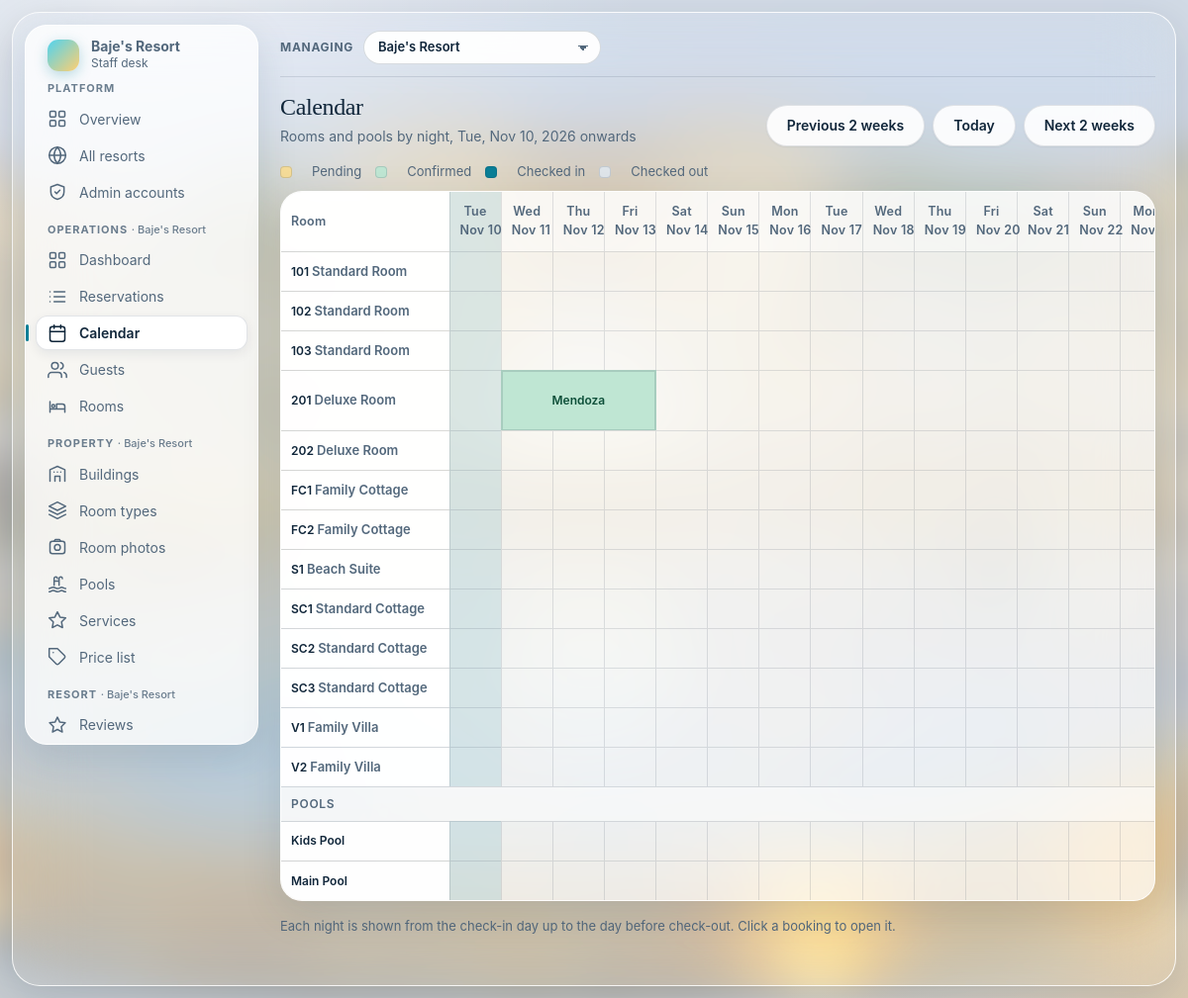
Page /admin/calendar.php (signed in) on the committed database.
### tables this page shows
CREATE TABLE resort (
  resort_id       INT AUTO_INCREMENT PRIMARY KEY,
  slug            VARCHAR(40)  NOT NULL,               
  name            VARCHAR(100) NOT NULL,
  tagline         VARCHAR(160) NULL,
  description     TEXT NULL,
  location        VARCHAR(120) NULL,
  theme           VARCHAR(20)  NOT NULL DEFAULT 'ocean',    
  hero_image      VARCHAR(120) NULL,                   
  contact_email   VARCHAR(120) NULL,
  contact_phone   VARCHAR(40)  NULL,
  checkin_time    VARCHAR(20)  NOT NULL DEFAULT '2:00 PM',
  checkout_time   VARCHAR(20)  NOT NULL DEFAULT '12:00 NN',
  free_cancel_days INT NOT NULL DEFAULT 2,
  exclusive_rate  DECIMAL(10,2) NULL,                  
  is_active       TINYINT(1) NOT NULL DEFAULT 1,
  sort_order      INT NOT NULL DEFAULT 0,
  created_at      TIMESTAMP NOT NULL DEFAULT CURRENT_TIMESTAMP,
  CONSTRAINT uk_resort_slug UNIQUE (slug),
  CONSTRAINT ck_resort_rate CHECK (exclusive_rate IS NULL OR exclusive_rate >= 0)
);

CREATE TABLE room (
  room_id      INT AUTO_INCREMENT PRIMARY KEY,
  resort_id    INT NOT NULL,
  building_id  INT NOT NULL,
  room_type_id INT NOT NULL,
  room_number  VARCHAR(10) NOT NULL,
  floor        INT NOT NULL DEFAULT 1,
  status       VARCHAR(20) NOT NULL DEFAULT 'Available',
  CONSTRAINT uk_room_number UNIQUE (resort_id, room_number),
  CONSTRAINT ck_room_status CHECK (status IN ('Available','Cleaning','Maintenance')),
  CONSTRAINT fk_room_resort   FOREIGN KEY (resort_id)    REFERENCES resort(resort_id) ON DELETE CASCADE,
  CONSTRAINT fk_room_building FOREIGN KEY (building_id)  REFERENCES building(building_id),
  CONSTRAINT fk_room_type     FOREIGN KEY (room_type_id) REFERENCES room_type(room_type_id)
);

CREATE TABLE room_type (
  room_type_id  INT AUTO_INCREMENT PRIMARY KEY,
  resort_id     INT NOT NULL,
  type_name     VARCHAR(60) NOT NULL,
  description   TEXT,
  details       TEXT NULL,
  max_occupancy INT NOT NULL,
  base_rate     DECIMAL(10,2) NOT NULL,
  CONSTRAINT uk_room_type_name UNIQUE (resort_id, type_name),
  CONSTRAINT ck_room_type_occ  CHECK (max_occupancy > 0),
  CONSTRAINT ck_room_type_rate CHECK (base_rate >= 0),
  CONSTRAINT fk_room_type_resort FOREIGN KEY (resort_id) REFERENCES resort(resort_id) ON DELETE CASCADE
);

CREATE TABLE reservation_room (
  reservation_id INT NOT NULL,
  room_id        INT NOT NULL,
  rate_applied   DECIMAL(10,2) NOT NULL,
  PRIMARY KEY (reservation_id, room_id),
  CONSTRAINT ck_rr_rate CHECK (rate_applied >= 0),
  CONSTRAINT fk_rr_res  FOREIGN KEY (reservation_id) REFERENCES reservation(reservation_id) ON DELETE CASCADE,
  CONSTRAINT fk_rr_room FOREIGN KEY (room_id) REFERENCES room(room_id)
);

CREATE TABLE guest (
  guest_id   INT AUTO_INCREMENT PRIMARY KEY,
  first_name VARCHAR(60)  NOT NULL,
  last_name  VARCHAR(60)  NOT NULL,
  email      VARCHAR(120) NOT NULL,
  phone      VARCHAR(30),
  address    VARCHAR(200),
  id_number  VARCHAR(50),
  password_hash     VARCHAR(255) NULL,    
  email_verified_at DATETIME NULL,        
  created_resort_id INT NULL,             
  created_at TIMESTAMP NOT NULL DEFAULT CURRENT_TIMESTAMP,
  CONSTRAINT uk_guest_email UNIQUE (email),
  CONSTRAINT fk_guest_resort FOREIGN KEY (created_resort_id) REFERENCES resort(resort_id) ON DELETE SET NULL
);

CREATE TABLE pool (
  pool_id      INT AUTO_INCREMENT PRIMARY KEY,
  resort_id    INT NOT NULL,
  name         VARCHAR(80)  NOT NULL,
  description  VARCHAR(300) NULL,
  max_guests   INT NOT NULL DEFAULT 20,
  rate_per_day DECIMAL(10,2) NULL,           
  CONSTRAINT uk_pool_name UNIQUE (resort_id, name),
  CONSTRAINT ck_pool_guests CHECK (max_guests > 0),
  CONSTRAINT ck_pool_rate CHECK (rate_per_day IS NULL OR rate_per_day >= 0),
  CONSTRAINT fk_pool_resort FOREIGN KEY (resort_id) REFERENCES resort(resort_id) ON DELETE CASCADE
);

### includes/bootstrap.php (called while the page is built, shortened)
<?php
$config = require __DIR__ . '/../config.php';
$config['platform'] ??= 'Resort Booking';
$config['resort'] = $config['platform'];
$resort = null;
function resort_by_id(PDO $pdo, int $id): ?array
{
    $stmt = $pdo->prepare('SELECT * FROM resort WHERE resort_id = ?');
    $stmt->execute([$id]);
    return $stmt->fetch() ?: null;
}
function resort_apply(array $r): void
{
    global $config, $resort;
    $resort = $r;
    $config['resort']        = $r['name'];
    $config['tagline']       = (string)$r['tagline'];
    $config['checkin_time']  = $r['checkin_time'];
    $config['checkout_time'] = $r['checkout_time'];
    $config['contact_email'] = (string)$r['contact_email'];
    $config['contact_phone'] = (string)$r['contact_phone'];
    $config['free_cancel_days'] = (int)$r['free_cancel_days'];
    $config['mail']['from_name'] = $r['name'];
}
function resort_id(): int
{
    global $resort;
    return (int)($resort['resort_id'] ?? 0);
}
function h(mixed $value): string
{
    return htmlspecialchars((string)($value ?? ''), ENT_QUOTES, 'UTF-8');
}
function today(): string
{
    return date('Y-m-d');
}

### config.php (called while the page is built)
<?php
return [
    'db_host'  => '127.0.0.1',
    'db_port'  => 3306,
    'db_name'  => 'resort_db',
    'db_user'  => 'root',
    'db_pass'  => '',
    'debug'    => false,
    'platform'      => 'Resort Booking',
    'resort'        => "Baje's Resort",
    'tagline'       => 'Quiet rooms, warm water, long mornings.',
    'currency'      => '₱',
    'timezone'      => 'Asia/Manila',
    'checkin_time'  => '2:00 PM',
    'checkout_time' => '12:00 NN',
    'contact_email' => 'reservations@resort.test',
    'contact_phone' => '+63 900 000 0000',
    'mail' => [
        'driver'     => 'smtp',
        'host'       => 'smtp.gmail.com',
        'port'       => 587,
        'encryption' => 'tls',
        'username'   => 'bajeloveleandro@gmail.com',
        'password'   => 'wguh qhvr icie wcsj',
        'from_email' => 'bajeloveleandro@gmail.com',
        'from_name'  => "Baje's Resort",
    ],
    'verify_email' => true,
    'base_url'    => '',
    'force_https' => false,
    'min_nights'          => 1,
    'max_nights'          => 30,
    'max_advance_days'    => 365,
    'max_rooms_per_booking' => 5,
    'max_guests_per_booking' => 20,
    'free_cancel_days'    => 2,
];

### admin/calendar.php (the view, shortened to what this page needs)
<?php
require __DIR__ . '/../includes/layout.php';
$staffMember = require_login($pdo);
$start = (string)($_GET['start'] ?? '');
if (!valid_date($start)) {
    $start = today();
}
$end   = add_days($start, WINDOW_DAYS);
$days  = [];
for ($i = 0; $i < WINDOW_DAYS; $i++) {
    $days[] = add_days($start, $i);
}
$rooms = $pdo->query(
    'SELECT r.room_id, r.room_number, r.status, t.type_name
       FROM room r JOIN room_type t ON t.room_type_id = r.room_type_id
      WHERE r.resort_id = ' . resort_id() . '
      ORDER BY r.room_number'
)->fetchAll();
$stmt = $pdo->prepare(
    "SELECT rr.room_id, v.reservation_id, v.booking_ref, v.check_in_date, v.check_out_date, v.status, g.last_name
       FROM reservation_room rr
       JOIN reservation v ON v.reservation_id = rr.reservation_id
       JOIN guest g ON g.guest_id = v.guest_id
      WHERE v.status <> 'Cancelled'
        AND v.check_in_date < :end AND v.check_out_date > :start"
);
$stmt->execute(['end' => $end, 'start' => $start]);
$map = [];
foreach ($stmt->fetchAll() as $b) {
    foreach ($days as $d) {
        if ($d >= $b['check_in_date'] && $d < $b['check_out_date']) {
            $map[$b['room_id']][$d] = $b;
        }
    }
}
$pools = $pdo->query('SELECT pool_id, name FROM pool WHERE resort_id = ' . resort_id() . ' ORDER BY name')->fetchAll();
function cal_cells(array $days, array $rowMap): void
{
    $i = 0;
    $n = count($days);
    while ($i < $n) {
        $d = $days[$i];
        $b = $rowMap[$d] ?? null;
        if (!$b) {
            echo '<td class="free' . ($d === today() ? ' is-today' : '') . '"></td>';
            $i++;
            continue;
        }
        $span = 1;
        while ($i + $span < $n && (($rowMap[$days[$i + $span]]['reservation_id'] ?? null) === $b['reservation_id'])) {
            $span++;
        }
        echo '<td class="booked ' . h(strtolower($b['status'])) . '" colspan="' . $span . '">'
           . '<a href="reservation_view.php?id=' . (int)$b['reservation_id'] . '" title="' . h($b['booking_ref']) . '">' . h($b['last_name']) . '</a></td>';
        $i += $span;
    }
}
admin_start('Calendar', 'calendar');
?>
<?php admin_head('Calendar', 'Rooms and pools by night, ' . fdate($start) . ' onwards',
    '<a class="btn" href="calendar.php?start=' . h(add_days($start, -WINDOW_DAYS)) . '">Previous 2 weeks</a>'
  . '<a class="btn" href="calendar.php">Today</a>'
  . '<a class="btn" href="calendar.php?start=' . h(add_days($start, WINDOW_DAYS)) . '">Next 2 weeks</a>'); ?>
<p class="muted legend">
  <span class="key pending"></span> Pending
  <span class="key confirmed"></span> Confirmed
  <span class="key checked-in"></span> Checked in
  <span class="key checked-out"></span> Checked out
</p>
<section class="panel flush">
  <div class="table-scroll">
    <table class="cal">
      <thead>
        <tr>
          <th class="sticky">Room</th>
          <?php foreach ($days as $d): ?>
            <th class="<?= $d === today() ? 'is-today' : '' ?>"><?= h(date('D', strtotime($d))) ?><br><?= h(date('M j', strtotime($d))) ?></th>
          <?php endforeach; ?>
        </tr>
      </thead>
      <tbody>
      <?php foreach ($rooms as $room): ?>
        <tr>
          <th class="sticky"><?= h($room['room_number']) ?> <span class="muted"><?= h($room['type_name']) ?></span>
            <?php if ($room['status'] === 'Maintenance'): ?><?= badge('Maintenance') ?><?php endif; ?></th>
          <?php cal_cells($days, $map[$room['room_id']] ?? []); ?>
        </tr>
      <?php endforeach; ?>
      <?php if ($pools): ?>
        <tr class="cal-divider"><th class="sticky" colspan="<?= WINDOW_DAYS + 1 ?>">Pools</th></tr>
        <?php foreach ($pools as $pool): ?>
          <tr>
            <th class="sticky"><?= h($pool['name']) ?></th>
          </tr>
        <?php endforeach; ?>
      <?php endif; ?>
      </tbody>
    </table>
  </div>
</section>
<p class="muted">Each night is shown from the check-in day up to the day before check-out. Click a booking to open it.</p>
<?php admin_end();

### includes/layout.php (shortened to what this page needs)
<?php
require_once __DIR__ . '/bootstrap.php';
function asset_url(string $file, string $prefix = ''): string
{
    $full = __DIR__ . '/../assets/' . $file;
    return $prefix . 'assets/' . $file . '?v=' . (is_file($full) ? filemtime($full) : time());
}
function icon(string $name, int $size = 20): string
{
    return '<svg viewBox="0 0 24 24" width="' . $size . '" height="' . $size . '" fill="none" stroke="currentColor" '
         . 'stroke-width="1.8" stroke-linecap="round" stroke-linejoin="round" aria-hidden="true">' . ($paths[$name] ?? '') . '</svg>';
}
    ?>
<?php
function staff_can(array $staff, string $need): bool
{
    $rank = ['staff' => 1, 'admin' => 2, 'super' => 3];
    return ($rank[$staff['level'] ?? 'staff'] ?? 0) >= ($rank[$need] ?? 99);
}
function require_login(PDO $pdo, bool $platformOnly = false, string $need = 'staff'): array
{
    $id = (int)($_SESSION['staff_id'] ?? 0);
    if ($id > 0) {
        $stmt = $pdo->prepare('SELECT staff_id, full_name, role, access, resort_id FROM staff WHERE staff_id = ? AND password_hash IS NOT NULL');
        $stmt->execute([$id]);
        $staff = $stmt->fetch();
        if ($staff) {
            $staff['is_platform'] = $staff['resort_id'] === null;
            $staff['level'] = $staff['is_platform'] ? 'super' : ($staff['access'] === 'Admin' ? 'admin' : 'staff');
            $staff['level_label'] = ['super' => 'Super admin', 'admin' => 'Resort admin', 'staff' => 'Staff'][$staff['level']];
            if ($staff['is_platform']) {
                $r = resort_by_id($pdo, (int)($_SESSION['admin_resort'] ?? 0))
                    ?: ($pdo->query('SELECT * FROM resort ORDER BY sort_order, resort_id LIMIT 1')->fetch() ?: null);
            }
            return $staff;
        }
    }
}
function admin_start(string $title, string $active = ''): void
{
    global $config, $staffMember, $resort, $pdo;
    $all = [
        'Platform' => [
            'platform' => ['platform.php', 'Overview', 'dashboard', 'super'],
            'resorts'  => ['resorts.php', 'All resorts', 'globe', 'super'],
            'admins'   => ['admins.php', 'Admin accounts', 'shield', 'super'],
        ],
        'Operations' => [
            'index'        => ['index.php', 'Dashboard', 'dashboard', 'staff'],
            'reservations' => ['reservations.php', 'Reservations', 'reservations', 'staff'],
            'calendar'     => ['calendar.php', 'Calendar', 'calendar', 'staff'],
            'guests'       => ['guests.php', 'Guests', 'guests', 'staff'],
            'rooms'        => ['rooms.php', 'Rooms', 'rooms', 'staff'],
        ],
        'Property' => [
            'buildings'    => ['buildings.php', 'Buildings', 'buildings', 'admin'],
            'room_types'   => ['room_types.php', 'Room types', 'room_types', 'admin'],
            'photos'       => ['photos.php', 'Room photos', 'photos', 'admin'],
            'pools'        => ['pools.php', 'Pools', 'pools', 'admin'],
            'services'     => ['services.php', 'Services', 'services', 'admin'],
            'pricelist'    => ['pricelist.php', 'Price list', 'tag', 'admin'],
        ],
        'Resort' => [
            'reviews'      => ['reviews.php', 'Reviews', 'star', 'admin'],
            'staff'        => ['staff.php', 'Staff', 'staff', 'admin'],
            'settings'     => ['settings.php', 'Settings', 'settings', 'admin'],
        ],
    ];
    $groups = [];
    foreach ($all as $gName => $items) {
        $items = array_filter($items, fn($it) => staff_can($staffMember, $it[3]));
        if ($items) {
            $groups[$gName] = $items;
        }
    }
    $platformPage = in_array($active, ['platform', 'resorts', 'admins'], true);
    $resortName = $resort ? $config['resort'] : $config['platform'];
    ?><!doctype html>
<html lang="en">
<head>
<link rel="stylesheet" href="<?= h(asset_url('style.css', '../')) ?>">
</head>
<body class="admin">
<div class="bg-layer" aria-hidden="true"></div>
<div class="frame shell">
  <aside class="rail" aria-label="Staff navigation">
    <a class="rail-brand" href="<?= $platformPage ? 'platform.php' : 'index.php' ?>" title="<?= h($platformPage ? $config['platform'] : $resortName) ?>">
      <span class="rail-logo" aria-hidden="true"></span>
      <span class="lbl"><strong><?= h($platformPage ? $config['platform'] : $resortName) ?></strong><small><?= h($platformPage ? 'Super admin' : 'Staff desk') ?></small></span>
    </a>
    <nav class="rail-nav">
      <?php foreach ($groups as $gName => $items): ?>
        <p class="rail-group"><?= h($gName) ?><?php if (!empty($staffMember['is_platform']) && $gName !== 'Platform' && $resort): ?> <span class="rg-resort">· <?= h($resort['name']) ?></span><?php endif; ?></p>
        <?php foreach ($items as $key => [$href, $label, $ic]): ?>
          <a href="<?= h($href) ?>" title="<?= h($label) ?>" aria-label="<?= h($label) ?>"<?= $key === $active ? ' aria-current="page"' : '' ?>>
            <?= icon($ic) ?><span class="lbl"><?= h($label) ?></span>
          </a>
        <?php endforeach; ?>
      <?php endforeach; ?>
    </nav>
  </aside>
  <div class="stage">
<main class="stage-main" id="content">
<?php if (($resort && !$platformPage) || !empty($_SESSION['default_password'])): ?>
<div class="context-bar">
<?php if ($platformPage): ?>
<?php elseif (!empty($staffMember['is_platform']) && $resort): ?>
  <form method="get" class="resort-switch" aria-label="Switch resort">
    <label><span>Managing</span>
      <select name="resort" onchange="this.form.submit()">
        <?php foreach ($pdo->query('SELECT resort_id, name FROM resort ORDER BY sort_order, name')->fetchAll() as $rr): ?>
          <option value="<?= (int)$rr['resort_id'] ?>"<?= (int)$rr['resort_id'] === (int)$resort['resort_id'] ? ' selected' : '' ?>><?= h($rr['name']) ?></option>
        <?php endforeach; ?>
      </select>
    </label>
  </form>
<?php elseif ($resort): ?>
  <p class="resort-badge"><span>Managing</span> <strong><?= h($resort['name']) ?></strong></p>
<?php endif; ?>
</div>
<?php endif; ?>
<?php flash_render();
}
function admin_head(string $title, string $sub = '', string $actions = ''): void
{
    echo '<header class="page-head"><div class="ph-text"><h1>' . h($title) . '</h1>'
       . ($sub !== '' ? '<p class="page-sub">' . h($sub) . '</p>' : '') . '</div>'
       . ($actions !== '' ? '<div class="actions">' . $actions . '</div>' : '') . '</header>';
}
function admin_end(): void
{
    ?>
</main>
  </div>
</div>
</body>
</html>
<?php
}
    ob_start(); ?>

### rows in the picture
resort: name "Baje's Resort"
room: room_number "101", room_type.type_name "Standard Room"
room: room_number "102", room_type.type_name "Standard Room"
room: room_number "103", room_type.type_name "Standard Room"
room: room_number "201", room_type.type_name "Deluxe Room"
reservation_room: guest.last_name "Mendoza"
room: room_number "202", room_type.type_name "Deluxe Room"
room: room_number "FC1", room_type.type_name "Family Cottage"
room: room_number "FC2", room_type.type_name "Family Cottage"
room: room_number "S1", room_type.type_name "Beach Suite"
room: room_number "SC1", room_type.type_name "Standard Cottage"
room: room_number "SC2", room_type.type_name "Standard Cottage"
room: room_number "SC3", room_type.type_name "Standard Cottage"
room: room_number "V1", room_type.type_name "Family Villa"
room: room_number "V2", room_type.type_name "Family Villa"
pool: name "Kids Pool"
pool: name "Main Pool"

### other values in the picture
$platformPage ? 'Super admin' : 'Staff desk' "Staff desk"
$gName "PLATFORM"
$label "Overview"
$label "All resorts"
$label "Admin accounts"
$gName "OPERATIONS"
$label "Dashboard"
$label "Reservations"
$label "Calendar"
$label "Guests"
$label "Rooms"
$gName "PROPERTY"
$label "Buildings"
$label "Room types"
$label "Room photos"
